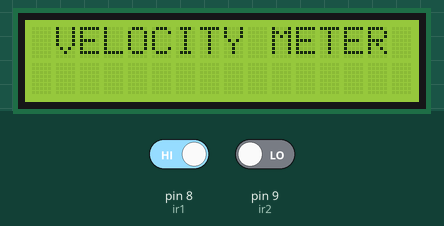
Simulated run of this sketch. Board: Arduino Uno, built with avr-gcc and run on an emulated ATmega328P. On the bench: 16×2 character LCD. Inputs (shaded band) come from the test bench; at power-on: pin 8 (ir1) HIGH, pin 9 (ir2) LOW. What the sketch prints to the serial monitor is not drawn.

Above: at 9.2 s.
9.3 s: pin 8 (ir1) driven LOW
At 9.7 s:
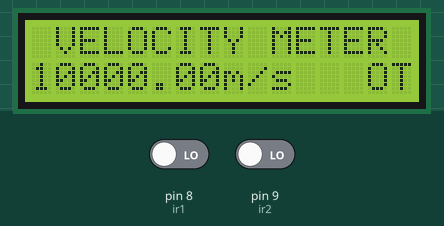
Timing chart, 0 to 12.3 s (numbered marks = the images above; inputs shaded):
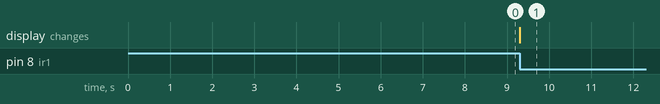

The sketch:

velocity_meter_esp_on_server.ino
```cpp
#include<stdlib.h>
#define SSID "TechGalaxyINDIA"
#define PASS "*123TECH#"
#define IP "184.106.153.149" // thingspeak.com
String GET = "GET /update?key=RIL7H21TF3YG33YL&field1=";
#include <LiquidCrystal.h>
LiquidCrystal lcd(2,3,4,5,6,7);
const int ir1=8;
const int ir2=9;
char ir1state=0,ir2state=0;
float distance=0,time1=0;
float speed1=0,count=0;
void setup() {
  pinMode(ir1,INPUT);
  pinMode(ir2,INPUT);
  lcd.begin(16, 2);
    lcd.setCursor(0, 0);
  lcd.print(" VELOCITY METER ");
   Serial.begin(9600);

  sendDebug("AT");
  delay(2000);
 sendDebug("AT");
  delay(2000);
  delay(3000);
  if(Serial.find("OK")){
    //monitor.println("RECEIVED: OK");
    Serial.println("RECEIVED: OK");
    lcd.clear();
     lcd.setCursor(0, 0);
    lcd.print("connected..");
    delay(2000);
    lcd.clear();
     delay(5000);
    connectWiFi();
    delay(5000);
  }
}
void loop() {
   lcd.setCursor(0, 0);
  lcd.print(" VELOCITY METER ");
  ir1state=digitalRead(ir1);
    ir2state=digitalRead(ir2);
if(ir1state==0)
{
  count=0;
  lcd.setCursor(14,1);
  lcd.print("IN");
 do{
  ir1state=digitalRead(ir1);
    ir2state=digitalRead(ir2);
  delayMicroseconds(1);
  count++;
   } while(ir2state==1);
   lcd.setCursor(14,1);
  lcd.print("OT");
  time1=count*0.000001;
  speed1=0.010/time1;

  lcd.setCursor(0,1);
  lcd.print(speed1);
  lcd.setCursor(8,1);
   lcd.print("m/s");
  char buffer[10];
  String tempF = dtostrf(speed1, 0, 5, buffer);
  updateTemp(tempF);

  }

}
void updateTemp(String tenmpF){
  String cmd = "AT+CIPSTART=\"TCP\",\"";
  cmd += IP;
  cmd += "\",80";
  sendDebug(cmd);
  delay(2000);
  if(Serial.find("Error")){
    //monitor.print("RECEIVED: Error");
    Serial.print("RECEIVED: Error");
    return;
  }
  cmd = GET;
  cmd += tenmpF;
  cmd += "\r\n";
  Serial.print("AT+CIPSEND=");
  Serial.println(cmd.length());
  if(Serial.find(">")){
   // monitor.print(">");
   // monitor.print(cmd);
    Serial.print(cmd);
  }else{
    sendDebug("AT+CIPCLOSE");
  }
  if(Serial.find("OK")){
   // monitor.println("RECEIVED: OK");
  }else{
   // monitor.println("RECEIVED: Error");
  }
}
void sendDebug(String cmd){
  //monitor.print("SEND: ");
  //monitor.println(cmd);
  Serial.println(cmd);
}

boolean connectWiFi(){
  Serial.println("AT+CWMODE=1");
  delay(2000);
  String cmd="AT+CWJAP=\"";
  cmd+=SSID;
  cmd+="\",\"";
  cmd+=PASS;
  cmd+="\"";
  sendDebug(cmd);
  delay(5000);
  if(Serial.find("OK")){
   // monitor.println("RECEIVED: OK");
    return true;
  }else{
   // monitor.println("RECEIVED: Error");
    return false;
  }
}
```

Measured:
- after the input at 9.3 s, the display: changes at once (image 1)
